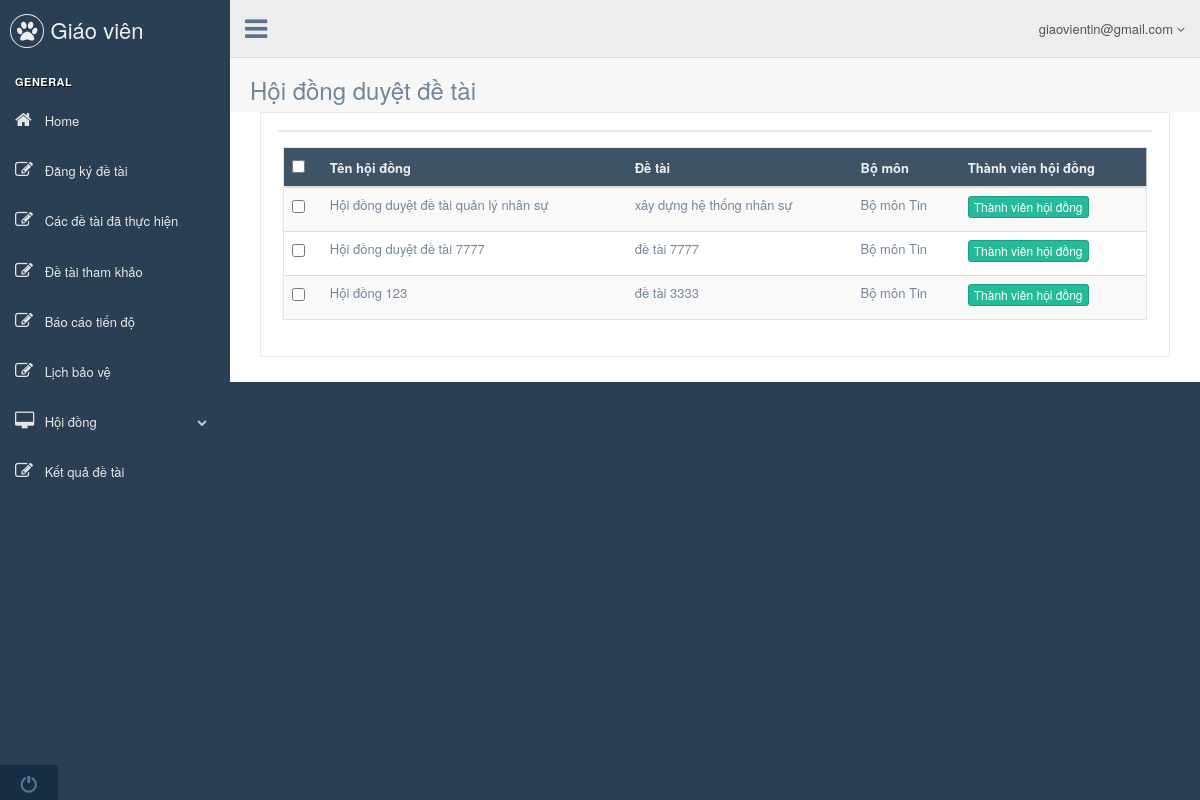
The app's page /giaovien.php?controller=xemhoidong (signed in) with its own data.
### tables this page shows
CREATE TABLE `tbl_hoidong` (
  `pk_hoidong_id` int(11) NOT NULL,
  `c_tenhoidong` varchar(1000) NOT NULL,
  `fk_madetai_id` int(11) NOT NULL
);

CREATE TABLE `tbl_detai` (
  `pk_madetai_id` int(11) NOT NULL,
  `fk_user_id` int(11) NOT NULL,
  `fk_user_hoi_dong` int(11) NOT NULL,
  `c_tendetai` varchar(500) NOT NULL,
  `c_noidungnghiencuu` varchar(1000) NOT NULL,
  `c_kinhphi` float NOT NULL,
  `c_tungay` date NOT NULL,
  `c_denngay` date NOT NULL,
  `c_trangthai` int(11) NOT NULL,
  `file_mo_ta` text NOT NULL
);

CREATE TABLE `tbl_bomon` (
  `pk_mabomon_id` int(11) NOT NULL,
  `c_tenbomon` varchar(500) NOT NULL,
  `c_truongbomon` varchar(500) NOT NULL,
  `fk_user_id` int(11) NOT NULL
);

### controller/backend/w_giaovien/controller_xemhoidong.php (called while the page is built, shortened)
<?php
	class controller_xemhoidong{
		public function __construct(){
			$this->model = new model();
			$record_per_page = 5;
			$p = (isset($_GET["p"])&&$_GET["p"]>0) ? ($_GET["p"]-1) : 0;
			$from = $p * $record_per_page;
			$arr = $this->model->get_all("select * from tbl_hoidong hd join tbl_detai dt on hd.fk_madetai_id =dt.pk_madetai_id where dt.fk_user_id={$_SESSION['SS_USER']->pk_user_id} order by pk_hoidong_id desc limit $from,$record_per_page");
			include "view/backend/w_giaovien/view_xemhoidong.php";
		}
	}
	new controller_xemhoidong();
 ?>

### giaovien.php (called while the page is built, shortened)
<?php
	include "config.php";
	include "model/model.php";
	if(isset($_SESSION["SS_USER"]) == false)
		include "controller/backend/controller_login.php";
	else{
		include "view/backend/w_giaovien/master_giaovien.php";
	}
 ?>

### model/model.php (called while the page is built, shortened)
<?php
	class model{
		public function get_all($sql){
			global $db;
			$result = mysqli_query($db,$sql);
			$arr = array();
			while($rows = mysqli_fetch_object($result))
				$arr[] = $rows;
			return $arr;
		}
		public function get_a_record($sql){
			global $db;
			$result = mysqli_query($db,$sql);
			$rows = mysqli_fetch_object($result);
			return $rows;
		}
	}
 ?>

### view/backend/w_giaovien/view_xemhoidong.php (the view, shortened to what this page needs)
<div class="right_col" role="main">
  <div class="">
    <div class="page-title">
      <div class="title_left">
        <h3>Hội đồng duyệt đề tài</h3>
      </div>
      <div class="title_right">
        <div class="col-md-5 col-sm-5 col-xs-12 form-group pull-right top_search">
        </div>
      </div>
    </div>
      <div class="clearfix"></div>
      <div class="col-md-12 col-sm-12 col-xs-12">
        <div class="x_panel">
          <div class="x_title">
          </div>
          <div class="x_content">
            <div class="table-responsive">
              <table class="table table-striped jambo_table bulk_action">
                <thead>
                  <tr class="headings">
                    <th>
                      <input type="checkbox" id="check-all" class="flat">
                    </th>
                    <th class="column-title">Tên hội đồng </th>
                    <th class="column-title">Đề tài </th>
                    <th class="column-title">Bộ môn </th>
                    <th class="column-title">Thành viên hội đồng </th>
                  </tr>
                </thead>
                <tbody>
                <?php foreach($arr as $rows): ?>
                  <tr  class="even pointer">
                    <td class="a-center ">
                      <input type="checkbox" class="flat" name="table_records">
                    </td>
                    <td class=" "><?php echo $rows->c_tenhoidong; ?></td>
                     <td class=" ">
                      <?php
                        $detai = $this->model->get_a_record("select c_tendetai from tbl_detai where pk_madetai_id={$rows->fk_madetai_id}");
                        echo isset($detai->c_tendetai)?$detai->c_tendetai:"";
                      ?>
                    </td>
                     <?php $bomon = $this->model->get_a_record("select * from tbl_detai dt join tbl_user u on u.pk_user_id = dt.fk_user_id join tbl_bomon bm on bm.pk_mabomon_id=u.fk_mabomon_id where dt.pk_madetai_id =".$rows->fk_madetai_id); ?>
                    <td class=""><?=$bomon->c_tenbomon?></td>
                    <td class=" ">
                      <button type="button" class="btn btn-success btn-xs">
                      <a href="giaovien.php?controller=thongtinhoidong&IdHoiDong=<?=$rows->pk_hoidong_id?>&TenHoiDong=<?=$rows->c_tenhoidong?>&IdDeTai=<?=$rows->fk_madetai_id?>" style="color: white;">Thành viên hội đồng</a>
                    </td>
                  </tr>
                <?php endforeach; ?>
                </tbody>
              </table>
      </div>
            </div>
          </div>
        </div>
      </div>
    </div>
  </div>
</div>

### records on screen
tbl_hoidong: c_tenhoidong "Hội đồng duyệt đề tài quản lý nhân sự", tbl_detai.c_tendetai "xây dựng hệ thống nhân sự", tbl_bomon.c_tenbomon "Bộ môn Tin"
tbl_hoidong: c_tenhoidong "Hội đồng duyệt đề tài 7777", tbl_detai.c_tendetai "đề tài 7777", tbl_bomon.c_tenbomon "Bộ môn Tin"
tbl_hoidong: c_tenhoidong "Hội đồng 123", tbl_detai.c_tendetai "đề tài 3333", tbl_bomon.c_tenbomon "Bộ môn Tin"

### other values on screen
$_SESSION["SS_USER"]->c_email "giaovientin@gmail.com"
